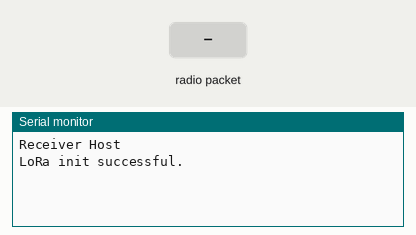
A sketch run on a simulated ESP8266 (NodeMCU). On the bench: the last lines printed to the serial monitor. Inputs (shaded band) come from the test bench. WiFi joins after 1.5 s; servers stay silent unless stated; no radio packets arrive unless stated.

Above: at 3.0 s.
3.1 s: radio packet "0" arrives
At 4.3 s:
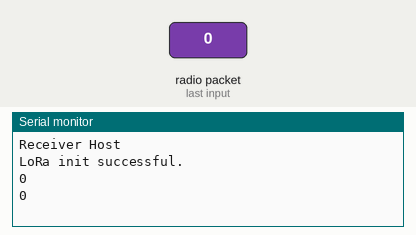
4.6 s: radio packet "5" arrives
At 5.8 s:
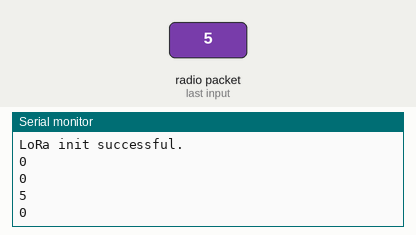

Measured:
- after the input at 3.1 s, the serial monitor: prints a new line at once (image 1)
- after the input at 4.6 s, the serial monitor: prints a new line at once (image 2)

The sketch:

receiver.ino
```cpp
#include <SPI.h>
#include <LoRa.h>
#define BLYNK_PRINT Serial

#define BLYNK_TEMPLATE_ID "TMPL6ttdmKlos"
#define BLYNK_TEMPLATE_NAME "project IOT"
#define BLYNK_AUTH_TOKEN "n4tbnNACySMz04S46m3m_prYlCjawrNh"

#include <ESP8266WiFi.h>
#include <BlynkSimpleEsp8266.h>

char auth[] = "n4tbnNACySMz04S46m3m_prYlCjawrNh";

char ssid[] = "FPTU_Student";
char pass[] = "12345678";

#define SS D8
#define RST D0
#define DIO0 D1

void setup() {
  Serial.begin(9600);
  while (!Serial);
  Blynk.begin(auth, ssid, pass);
  Serial.println("Receiver Host");
  LoRa.setPins(SS,RST,DIO0);
  if (!LoRa.begin(433E6)) {
    Serial.println("Starting LoRa failed!");
    while (1);
  }
  Serial.println("LoRa init successful.");
  LoRa.setTxPower(20);

}
void loop(){
  Blynk.run();
  float temperature = 0;
  float humidity = 0;
  int rainVal = 0;
  String rainStatus = "";
  float dust = 0;
  int packetSize = LoRa.parsePacket();
  if (packetSize) {
  String receivedData ="";

  while (LoRa.available()) {
      receivedData +=(char)LoRa.read();
  }
  Serial.println(receivedData);
  char delimiter[] = ", ";
  char* token = strtok((char*)receivedData.c_str(), delimiter);

  temperature = atof(token);
  token = strtok(NULL, delimiter);
  humidity = atof(token);
  token = strtok(NULL, delimiter);
  dust = atof(token);
  token = strtok(NULL, delimiter);
  rainVal = atof(token);
  Serial.println(rainVal);
  if(rainVal ==0){
    rainStatus = "It's rainning";
  }else {
    rainStatus = "It's sunny";
  }
  Blynk.virtualWrite(V0,temperature);
  Blynk.virtualWrite(V1,humidity);
  Blynk.virtualWrite(V2,dust);
  Blynk.virtualWrite(V3,rainStatus);
  }
  delay(1);
}
```
